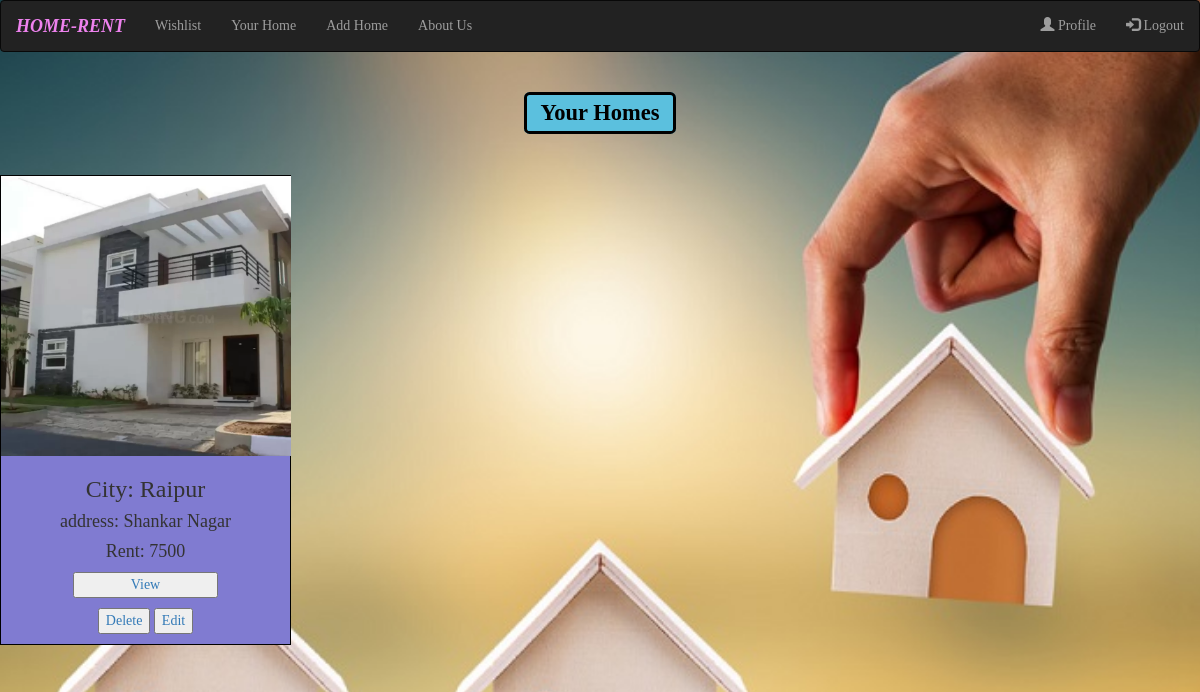
The app's page /yourhome/ (signed in), older data.
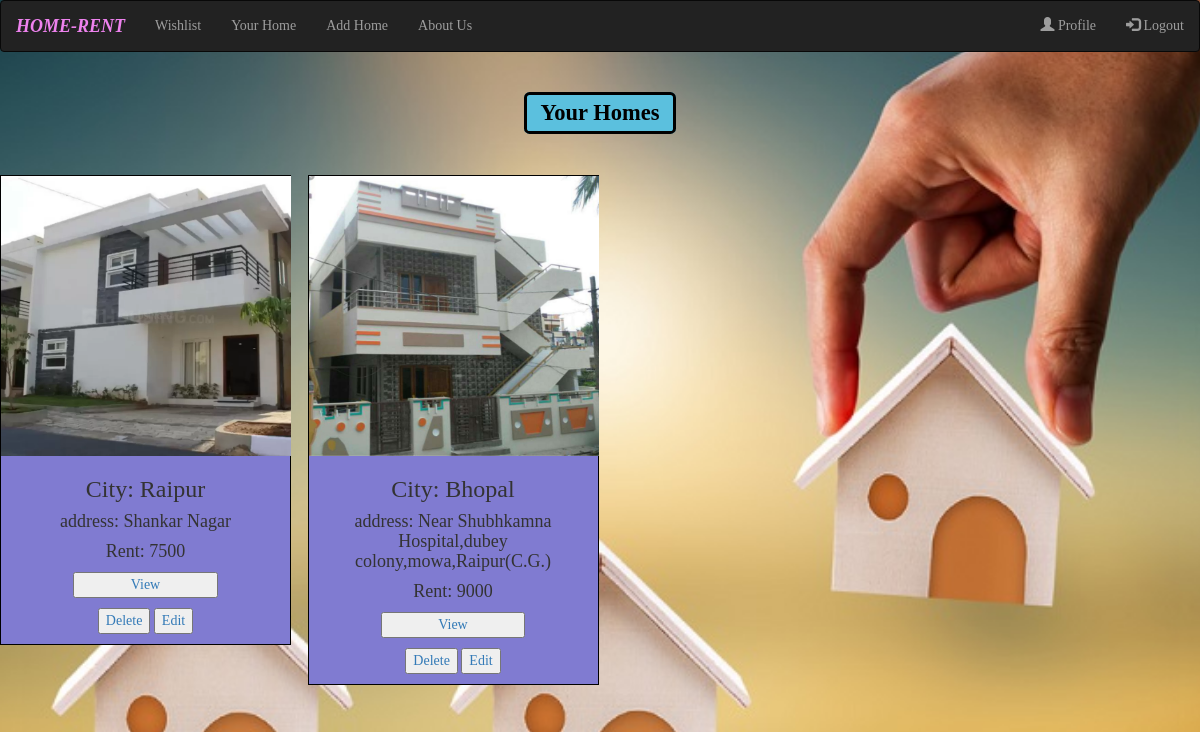
The same page, newer data.
### homeapp/models.py (models this page shows, shortened)
class Item(models.Model):
    user = models.ForeignKey(User, on_delete=models.CASCADE, related_name="item", null=True)
    city = models.CharField(max_length=50)
    address =models.CharField(max_length=300)
    rent= models.IntegerField(null = True)
    description= models.CharField(max_length=500)
    number=models.IntegerField(null=True)
    picture = models.FileField(blank=True, null=True)
    report =models.IntegerField(default=0)
    status =models.CharField(max_length=50,default="Safe")
    availability = models.CharField(max_length=200, default="Available")

### homeapp/views.py (the view)
# urls.py: path('yourhome/',views.yourhome,name="yourhome"),
@login_required
def yourhome(request):
    all_object = Item.objects.filter(user=request.user)
    return render(request,'yourhome.html',{'all_object':all_object})

### templates/yourhome.html (shortened to what this page needs)
{% extends 'base.html' %}
{% block body %}
<div class="row">
    <h2 style="text-align: center;"><span class="label label-info" style="border-style: solid; color:black">Your Homes</span></h2><br><br>
    {% if all_object %}
    {% for homeobject in all_object %}
    <div class="col-xs-12 col-sm-6 col-md-4 col-lg-3 abc">
        <div class="card" style="text-align: center; padding-bottom: 10px;">
            {% if homeobject.picture %}
            <img src="{{homeobject.picture.url}}" alt="No Image"
                style=" width:290px; height:280px;background-size:cover;">
            {% endif %}
            <h3>City: {{homeobject.city}}</h3>
            <h4>address: {{homeobject.address}}</h4>
            <b>
                <h4>Rent: {{homeobject.rent}}</h4>
            </b>
            <a href="/{{homeobject.id}}">
                <p><button style="width:50%">View</button></p>
            </a>
            <button><a href="/delete/{{homeobject.id}}">Delete</a></button>
            <button><a href="/edit/{{homeobject.id}}">Edit</a></button>
        </div>
        <br>
    </div>
    {% endfor %}
    {%else%}
    <h2 style="text-align: center;"><span class="label label-default">Your Home List Is Empty</span></h2><br><br>
    {%endif%}
</div>
{% endblock body %}

Row changes from the older to the newer data that the page shows:
added Item: picture (picture), city "Bhopal", address "Near Shubhkamna Hospital,dubey colony,mowa,Raipur(C.G.)", rent "9000"
